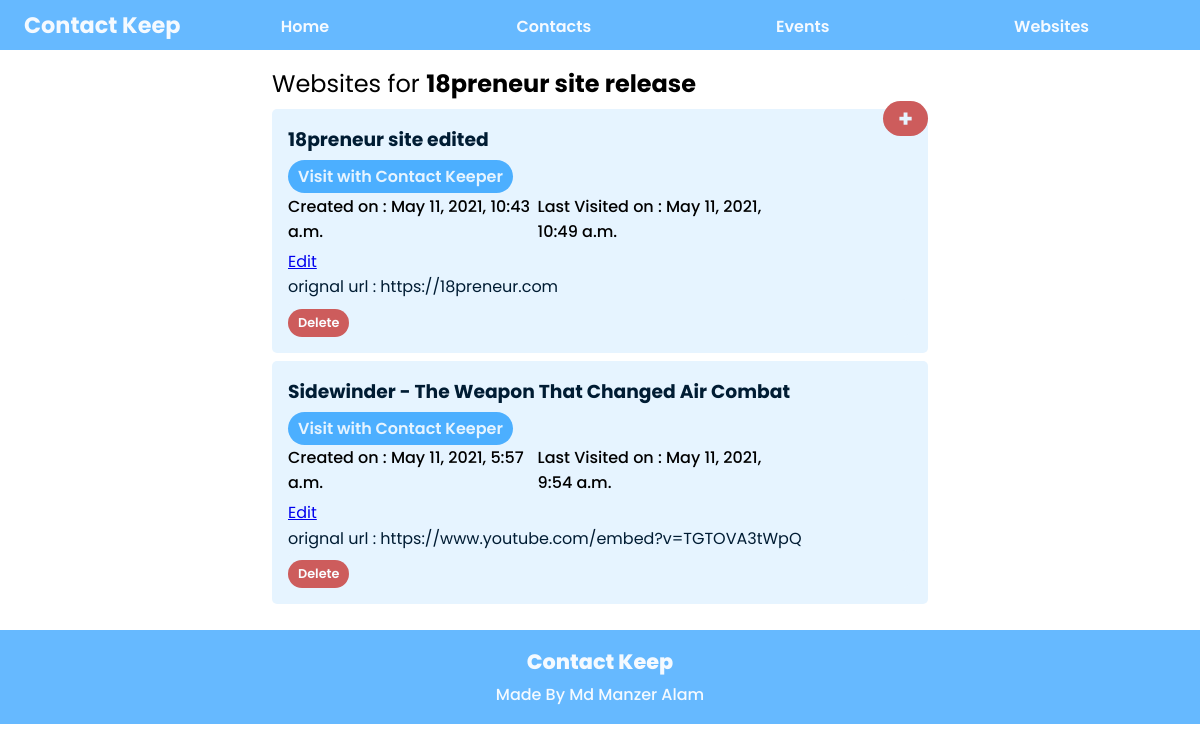
/websites/, run on the app's committed database.
### contactkeep/models.py (models this page shows, shortened)
class Event(models.Model):
    name = models.CharField("Event Name",max_length=150)
    start_date = models.DateField("start date")
    end_date = models.DateField("end date")
    current = models.BooleanField("Current Event",default=False)

class Website(models.Model):
    event = models.ForeignKey(Event, on_delete=models.CASCADE)
    url = models.CharField("Link for website",max_length=250)
    name = models.CharField("Name for website",max_length=250)
    last_visit = models.DateTimeField("last visited on",auto_now=True)
    created_on = models.DateTimeField("Created on",auto_created=True,default=timezone.now)

### contactkeep/views.py (the view, shortened to what this page needs)
# urls.py: path('websites/',views.websites,name="websites"),
def websites(request):
    current_event = Event.objects.filter(current=True)
    if(current_event.count()!=0):
        current_event = current_event[0]
        websites_for_event = Website.objects.filter(event=current_event).order_by('-last_visit')
    else:
        websites_for_event = "no event selected"
    context = {
        'event' : current_event,
        'websites_for_event' : websites_for_event,
    }
    return render(request,'contactkeep/websites.html',context)

### contactkeep/templates/contactkeep/websites.html (shortened to what this page needs)
{% load static %}
<!DOCTYPE html>
<html lang="en">
<head>
    <link rel="stylesheet" type="text/css" href="{% static 'contactkeep/websites.css' %}">
</head>
{% include 'contactkeep/snippets/navigation.html' %}
<body>
    <main>
        <h2 id="title">Websites for <span>{{event.name}}</span></h2>
        <section id="add-website">
            <button id="btn-add-website" onclick="toggleForm()">+</button>
        </section>
        <section class="websites-holder">
            {% for website in websites_for_event %}
                <section class="website-holder">
                    <h3>{{website.name}}</h3>
                    <a href="{% url 'contactkeep:view_website' website.id %}" class="url visit-with">Visit with Contact Keeper</a>
                    <div class="date-holder">
                        <h4>Created on : {{website.created_on}}</h4>
                        <h4>Last Visited on : {{website.last_visit}}</h4>
                    </div>
                    <a href="{% url 'contactkeep:website_edit' website.id %}" class="edit-link">Edit</a>
                    <br>
                    <a href="{{website.url}}" class="url">orignal url : {{website.url}}</a>
                    <form action="" method="post" enctype="multipart/form-data" class="delete-form">
                        <input type="submit" value="Delete" class="del-btn" name="website-delete">
                    </form>
                </section>
            {% endfor %}
        </section>
    </main>
</body>
{% include 'contactkeep/snippets/footer.html' %}
</html>

### contactkeep/static/contactkeep/websites.css (style rules this page uses)
* { margin: 0px; padding: 0px; box-sizing: border-box; font-family: 'Poppins',sans-serif; }
main { padding: 0.2em 2em; }
@media screen and (min-width:850px) { main { margin: 0 20vw; } }
.website-holder { background-color: hsl(207, 100%, 95%); padding: 1em; border-radius: 5px; margin: 0.5em 0px; }
.website-holder h3 { font-weight: 700; margin-bottom: 10px; color: hsl(207, 100%, 10%); }
.website-holder .date-holder { display: flex; width: 80%; flex-direction: row; justify-content: center; align-items: baseline; margin: 0.3em 0em; }
.website-holder .date-holder h4 { flex: 1; text-align: left; font-weight: 500; }
.url { padding: 0.1em 0em; border-radius: 100px; text-decoration: none; margin-top: 30px; color: hsl(207, 100%, 10%); }
.visit-with { background-color: hsl(207, 100%, 65%); color: hsl(207, 100%, 95%); font-weight: 600; padding: 5px 10px; }
#btn-add-website { color: hsl(207, 100%, 95%); background-color: indianred; font-weight: 700; border: none; text-align: center; width: 45px; border-radius: 500px; float: right; outline: none; font-size: 1.5rem; }
form { background-color: hsl(207, 100%, 95%); padding: 1em 1.5em; border-radius: 10px; }
form input { border-color: hsla(207, 100%, 15%,0.2); padding: 0.5em; border-radius: 10px; font-size: 0.9rem; }
#title { font-weight: 400; }
#title span { font-weight: 700; }
.delete-form { padding: 0px; }
.del-btn { margin-top: 10px; padding: 5px 10px; font-weight: 600; border: none; font-size: 0.8rem; border-radius: 20px; color: hsl(207, 100%, 99%); background-color: indianred; }

### data on the page
Event: name "18preneur site release"
Website: name "18preneur site edited", created_on "May 11, 2021, 10:43 a.m.", last_visit "May 11, 2021, 10:49 a.m.", url "https://18preneur.com"
Website: name "Sidewinder - The Weapon That Changed Air Combat", created_on "May 11, 2021, 5:57 a.m.", last_visit "May 11, 2021, 9:54 a.m.", url "https://www.youtube.com/embed?v=TGTOVA3tWpQ"
